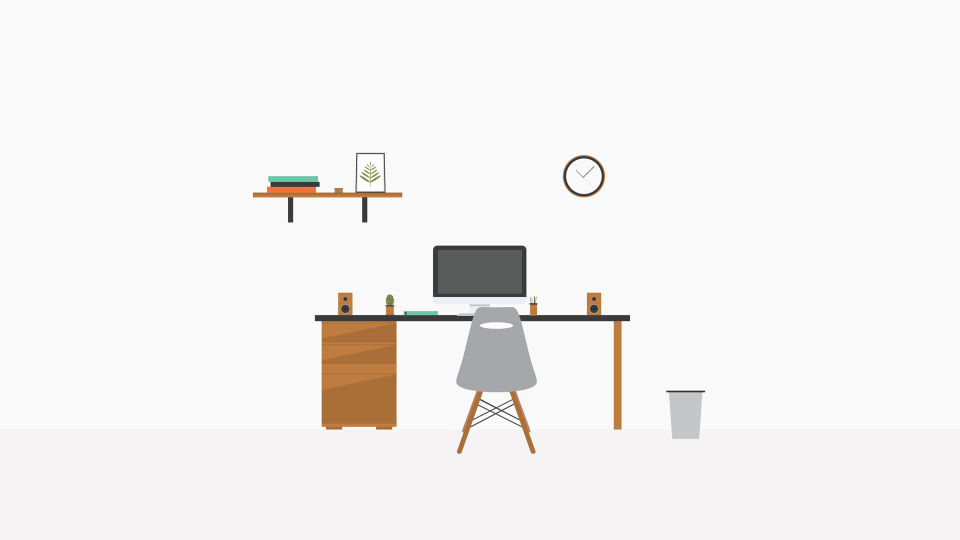
#> input picture test1/test.png, 1920 x 1080 px (shown at 1/2 size)
$ python image.py   (Python 2 division)
#> lines starting #> are read from the running program, lines starting #| are printed output that depends on the picture
import Image

im = Image.open('test.png')
#> im is the input picture: PIL image 1920x1080 RGB; mean R, G, B 242.9, 241.2, 240.2
print im.format, im.size, im.mode
#| JPEG (1920, 1080) RGB

im.thumbnail((200, 100))
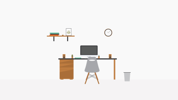
#> im: PIL image 178x100 RGB; mean R, G, B 242.9, 241.2, 240.1
im.save('thumb.jpg', 'JPEG')
